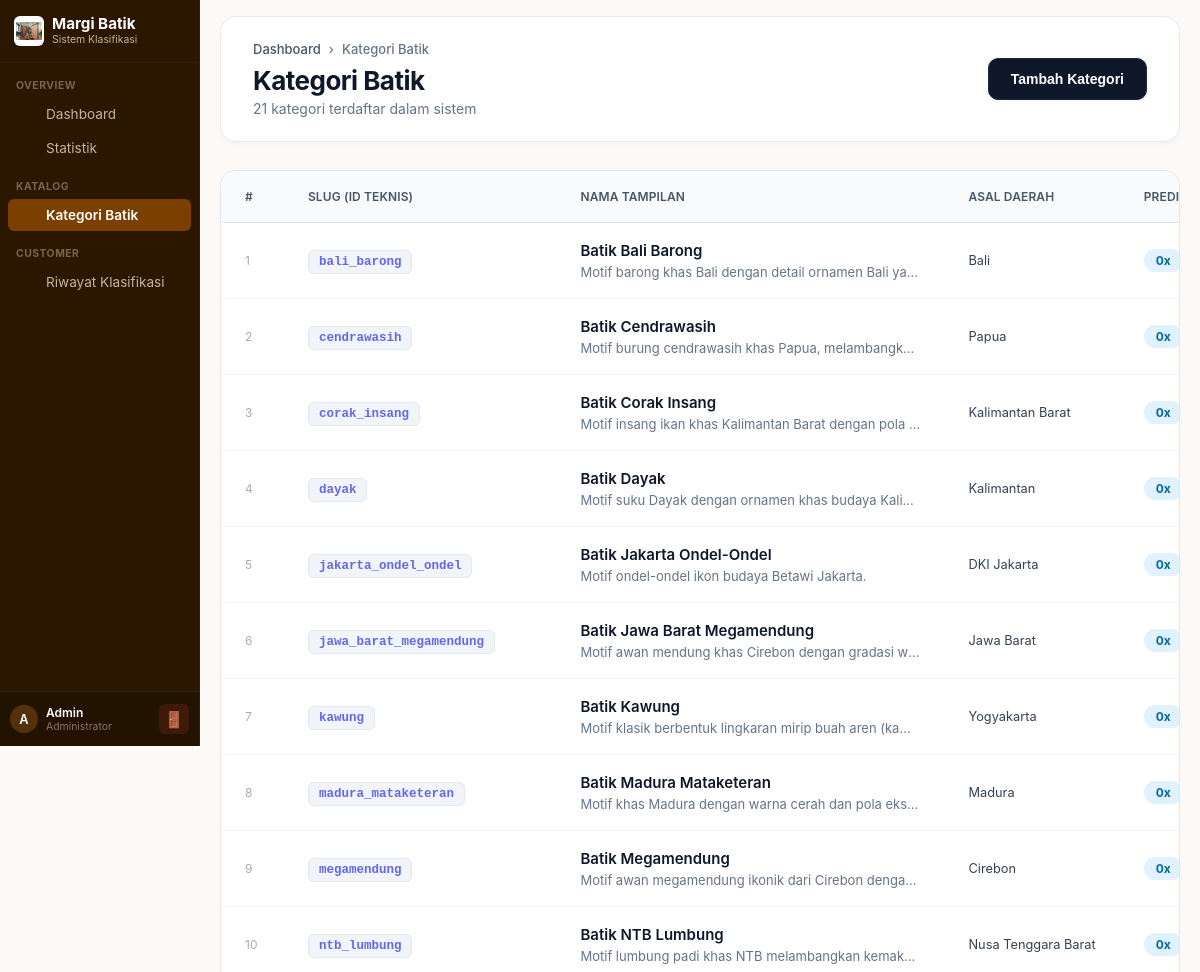
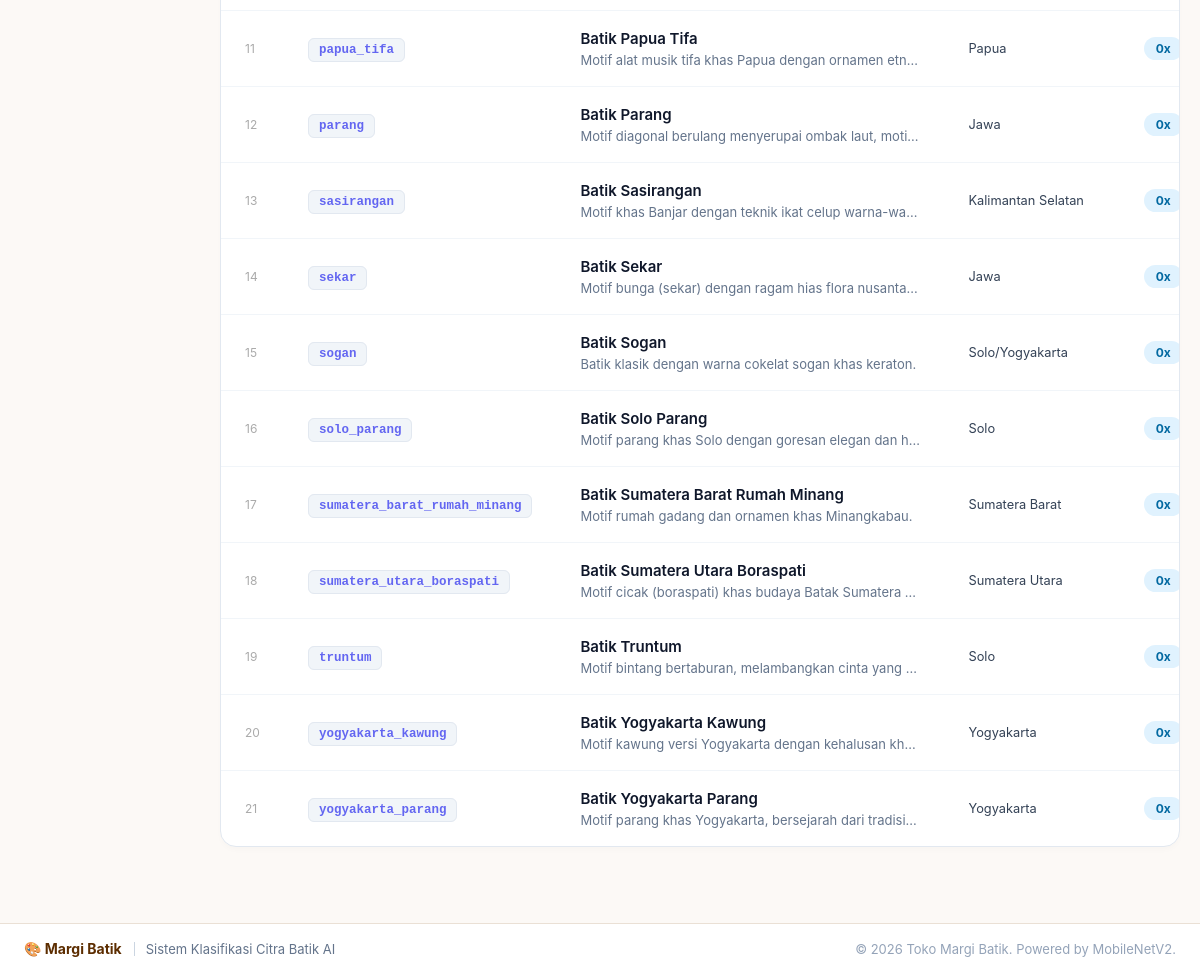
Before: /website/admin/kategori_batik.php with the older database file (2 pictures, top to bottom).
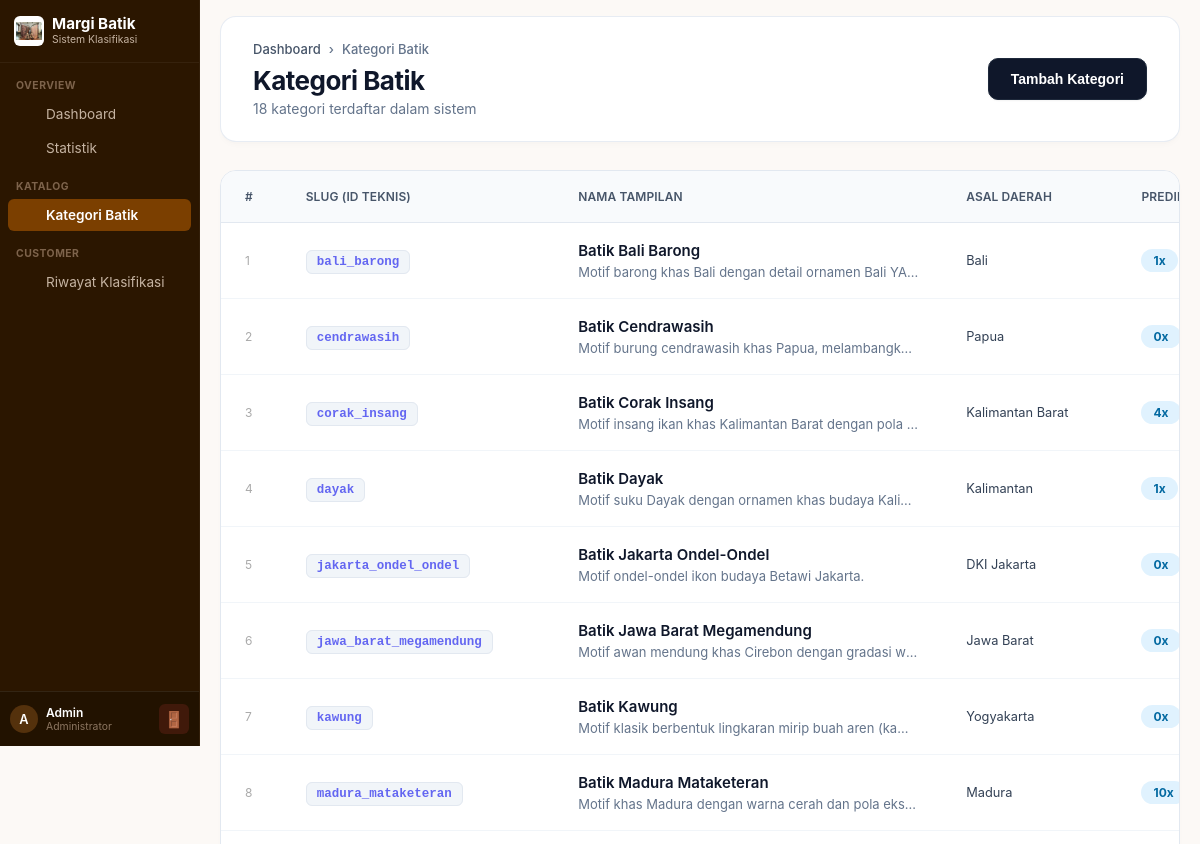
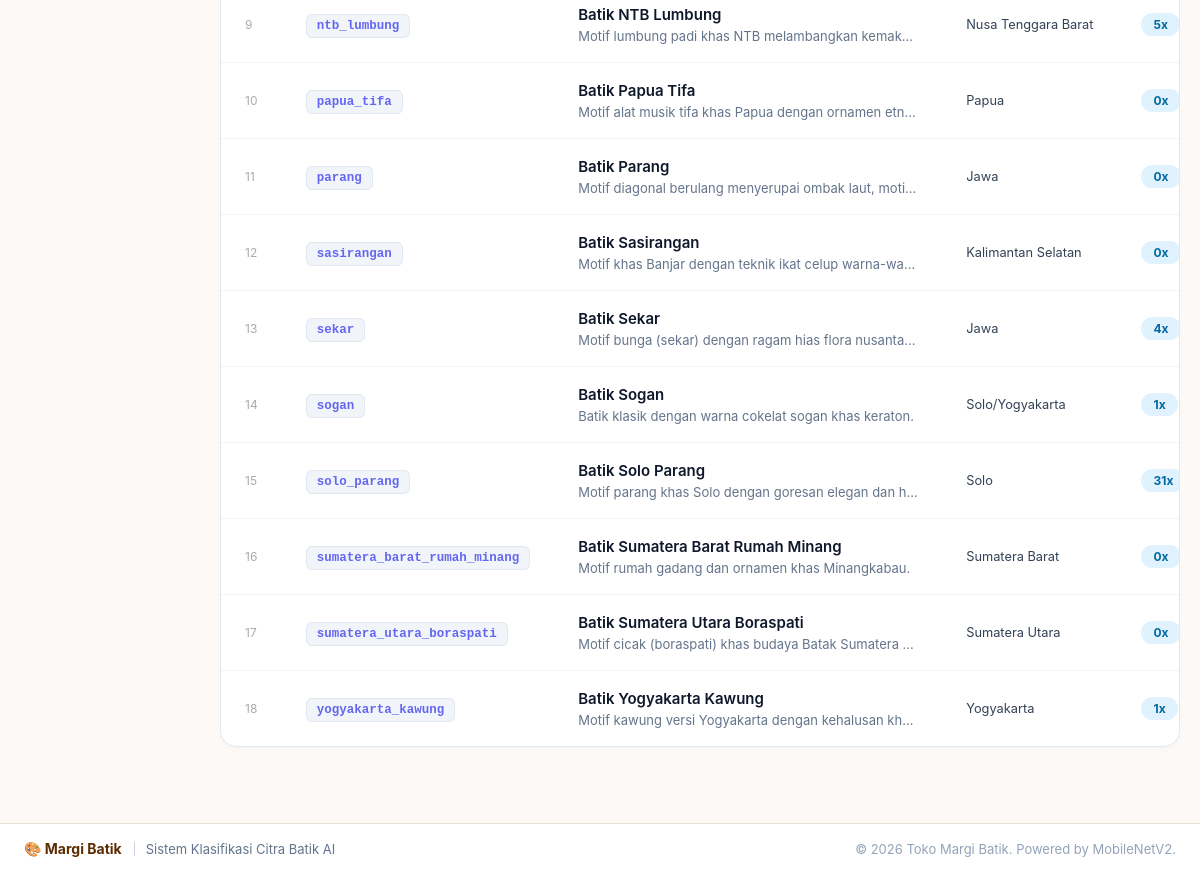
After: the same page with the newer database file (2 pictures, top to bottom).
### tables this page shows
CREATE TABLE IF NOT EXISTS `batik_categories` (
  `id` int unsigned NOT NULL AUTO_INCREMENT,
  `slug` varchar(100) NOT NULL,
  `name` varchar(150) NOT NULL,
  `description` text,
  `image` varchar(255) DEFAULT NULL,
  `origin_region` varchar(100) DEFAULT NULL,
  `cultural_notes` text,
  `thumbnail` varchar(255) DEFAULT NULL,
  `is_active` tinyint(1) NOT NULL DEFAULT '1',
  `created_at` datetime NOT NULL DEFAULT CURRENT_TIMESTAMP,
  `updated_at` datetime NOT NULL DEFAULT CURRENT_TIMESTAMP ON UPDATE CURRENT_TIMESTAMP,
  `image_path` varchar(255) DEFAULT NULL,
  PRIMARY KEY (`id`),
  UNIQUE KEY `uq_categories_slug` (`slug`),
  KEY `idx_categories_active` (`is_active`)
);

### website/config/database.php (called while the page is built, shortened)
<?php
function getDB(): PDO {
    static $pdo = null;
    if ($pdo === null) {
        $dsn = sprintf(
            'mysql:host=%s;port=%s;dbname=%s;charset=%s',
            DB_HOST, DB_PORT, DB_NAME, DB_CHARSET
        );
        $options = [
            PDO::ATTR_ERRMODE            => PDO::ERRMODE_EXCEPTION,
            PDO::ATTR_DEFAULT_FETCH_MODE => PDO::FETCH_ASSOC,
            PDO::ATTR_EMULATE_PREPARES   => false,
            PDO::MYSQL_ATTR_INIT_COMMAND => "SET NAMES utf8mb4 COLLATE utf8mb4_unicode_ci"
        ];
        try {
            $pdo = new PDO($dsn, DB_USER, DB_PASS, $options);
        } catch (PDOException $e) {
            error_log("Database connection failed: " . $e->getMessage());
            die(json_encode([
                'success' => false,
                'error'   => 'Koneksi database gagal. Hubungi administrator.'
            ]));
        }
    }
    return $pdo;
}
function dbQuery(string $sql, array $params = []): array {
    $stmt = getDB()->prepare($sql);
    $stmt->execute($params);
    return $stmt->fetchAll();
}

### website/admin/kategori_batik.php (the view, shortened to what this page needs)
<?php
require_once __DIR__ . '/../config/database.php';
$categories = dbQuery(
    "SELECT bc.*,
            COUNT(ch.id) AS total_predictions
     FROM batik_categories bc
     LEFT JOIN classification_history ch ON bc.slug = ch.predicted_class
     GROUP BY bc.id
     ORDER BY bc.name ASC"
) ?? [];
?>
<!DOCTYPE html>
<html lang="id">
<head>
    <link href="/BATIK_CLASSIFICATION_SYSTEM/website/assets/css/dashboard.css" rel="stylesheet">
    <link href="/BATIK_CLASSIFICATION_SYSTEM/website/assets/css/kategori_batik.css" rel="stylesheet">
</head>
<body>
<div class="admin-wrapper">
    <?php include __DIR__ . '/../includes/sidebar_admin.php'; ?>
    <div class="admin-main">
        <div class="admin-content">
            <div class="page-header">
                <div class="page-header-left">
                    <div>
                        <div class="breadcrumb">
                            <a href="dashboard.php">Dashboard</a>
                            <span>›</span>
                            <span>Kategori Batik</span>
                        </div>
                        <h1 class="page-title">Kategori Batik</h1>
                        <p class="page-subtitle"><?= count($categories) ?> kategori terdaftar dalam sistem</p>
                    </div>
                    <button type="button" id="openAddModal" class="btn-batik">
                        Tambah Kategori
                    </button>
                </div>
            </div>
            <div class="category-container">
                <div class="table-wrapper">
                    <table class="prediction-table">
                        <thead>
                            <tr>
                                <th>#</th>
                                <th>Slug (ID Teknis)</th>
                                <th>Nama Tampilan</th>
                                <th>Asal Daerah</th>
                                <th>Prediksi</th>
                            </tr>
                        </thead>
                        <tbody>
                            <?php if (!empty($categories)): ?>
                                <?php foreach ($categories as $i => $cat): ?>
                                <tr>
                                    <td style="color:#aaa; font-size:12px; width: 40px;"><?= $i + 1 ?></td>
                                    <td>
                                        <code class="slug-code"><?= htmlspecialchars($cat['slug']) ?></code>
                                    </td>
                                    <td>
                                        <div class="category-name"><?= htmlspecialchars($cat['name']) ?></div>
                                        <?php if ($cat['description']): ?>
                                        <div class="category-desc" title="<?= htmlspecialchars($cat['description']) ?>">
                                            <?= htmlspecialchars($cat['description']) ?>
                                        </div>
                                        <?php endif; ?>
                                    </td>
                                    <td><?= htmlspecialchars($cat['origin_region'] ?? '—') ?></td>
                                    <td>
                                        <span class="prediction-count">
                                            <?= number_format($cat['total_predictions']) ?>x
                                        </span>
                                    </td>
                                </tr>
                                <?php endforeach; ?>
                            <?php else: ?>
                                <tr>
                                    <td colspan="6" style="text-align: center; color: #888; font-style: italic; padding: 20px;">Belum ada data kategori batik.</td>
                                </tr>
                            <?php endif; ?>
                        </tbody>
                    </table>
                </div>
            </div>
        </div>
        <?php include __DIR__ . '/../includes/footer.php'; ?>
    </div>
</div>
</body>
</html>

### website/includes/sidebar_admin.php (shortened to what this page needs)
<?php
$current_page = basename($_SERVER['PHP_SELF']);
$sections = [
    'overview' => [
        'label' => 'Overview',
        'items' => [
            ['url' => 'dashboard.php', 'icon' => '', 'label' => 'Dashboard'],
            ['url' => 'statistik.php', 'icon' => '', 'label' => 'Statistik'],
        ]
    ],
    'catalog' => [
        'label' => 'Katalog',
        'items' => [
            ['url' => 'kategori_batik.php', 'icon' => '', 'label' => 'Kategori Batik'],
        ]
    ],
    'customers' => [
        'label' => 'Customer',
        'items' => [
            ['url' => 'riwayat_customer.php', 'icon' => '', 'label' => 'Riwayat Klasifikasi'],
        ]
    ],
];
?>
<aside class="admin-sidebar" id="adminSidebar">
    <div class="sidebar-brand">
        <link href="/BATIK_CLASSIFICATION_SYSTEM/website/assets/css/sidebar_admin.css" rel="stylesheet">
        <img src="/BATIK_CLASSIFICATION_SYSTEM/website/assets/images/logo.png" class="sidebar-img" alt="Logo Margi Batik">
        <div style="flex: 1;">
            <div class="sidebar-brand-name">Margi Batik</div>
            <div class="sidebar-brand-sub">Sistem Klasifikasi</div>
        </div>
    </div>
    <nav class="sidebar-nav">
        <?php foreach ($sections as $key => $section): ?>
        <div class="sidebar-section">
            <div class="sidebar-section-label"><?= $section['label'] ?></div>
            <?php foreach ($section['items'] as $item): ?>
            <a href="/BATIK_CLASSIFICATION_SYSTEM/website/admin/<?= $item['url'] ?>"
               class="sidebar-link <?= $current_page === $item['url'] ? 'active' : '' ?>">
                <span><?= $item['label'] ?></span>
            </a>
            <?php endforeach; ?>
        </div>
        <?php endforeach; ?>
    </nav>
    <div class="sidebar-footer">
        <div class="sidebar-user">
            <div class="avatar-circle-sm">
                <?= strtoupper(substr($_SESSION['user_name'] ?? 'A', 0, 1)) ?>
            </div>
            <div class="sidebar-user-info">
                <div class="sidebar-user-name"><?= htmlspecialchars($_SESSION['user_name'] ?? 'Admin') ?></div>
                <div class="sidebar-user-role">Administrator</div>
            </div>
        </div>
        <a href="/BATIK_CLASSIFICATION_SYSTEM/website/admin/logout.php"
           class="sidebar-logout"
           onclick="return confirm('Yakin ingin keluar?')"
           title="Logout">
            <span class="logout-icon">🚪</span>
        </a>
    </div>
</aside>

### website/includes/footer.php (shortened to what this page needs)
<footer class="site-footer">
    <link href="/BATIK_CLASSIFICATION_SYSTEM/website/assets/css/footer.css" rel="stylesheet">
    <div class="footer-container">
        <div class="footer-left">
            <span class="footer-brand">
                🎨 Margi Batik
            </span>
            <span class="footer-text">
                Sistem Klasifikasi Citra Batik AI
            </span>
        </div>
        <div class="footer-right">
            <span class="footer-copy">
                &copy; <?= date('Y') ?> Toko Margi Batik.
                Powered by MobileNetV2.
            </span>
        </div>
    </div>
</footer>

### website/assets/css/dashboard.css (style rules this page uses)
*, *::before, *::after { box-sizing: border-box; margin: 0; padding: 0; }
body { font-family: 'Inter', -apple-system, BlinkMacSystemFont, "Segoe UI", Roboto, sans-serif; background-color: #fcf9f6; color: #333333; -webkit-font-smoothing: antialiased; }
.admin-wrapper { display: flex; min-height: 100vh; width: 100%; position: relative; }
.admin-main { flex: 1; display: flex; flex-direction: column; min-width: 0; background: #fcf9f6; }
@media (min-width: 769px) { .admin-main { margin-left: 200px !important; width: calc(100% - 200px); } }
.admin-content { padding: 16px 20px; flex: 1; max-width: 1400px; width: 100%; margin: 0 auto; }
.page-header { margin-bottom: 16px; }
.page-title { display: flex; align-items: center; gap: 8px; font-size: 1.4rem; font-weight: 700; color: #5C2D00; margin-bottom: 2px; letter-spacing: -0.3px; }
.page-subtitle { color: #6c757d; font-size: 0.8rem; }
.table-wrapper { overflow-x: auto; -webkit-overflow-scrolling: touch; }
.prediction-table { width: 100%; border-collapse: collapse; white-space: nowrap; }
.prediction-table th { background: #fbf9f6; color: #5C2D00; text-align: left; padding: 10px 16px; font-size: 0.75rem; font-weight: 600; text-transform: uppercase; letter-spacing: 0.5px; border-bottom: 2px solid #f0eae4; }
.prediction-table td { padding: 10px 16px; border-bottom: 1px solid #f0eae4; font-size: 0.8rem; color: #4a4a4a; vertical-align: middle; }
.prediction-table tr:last-child td { border-bottom: none; }

### website/assets/css/kategori_batik.css (style rules this page uses)
.page-header { background: #ffffff; padding: 24px 32px; border-radius: 16px; margin-bottom: 28px; border: 1px solid rgba(226, 232, 240, 0.8); box-shadow: 0 4px 6px -1px rgba(0, 0, 0, 0.02), 0 2px 4px -1px rgba(0, 0, 0, 0.01); }
.page-header-left { display: flex; justify-content: space-between; align-items: center; flex-wrap: wrap; gap: 20px; }
.breadcrumb { font-size: 13px; color: #64748b; margin-bottom: 8px; display: flex; align-items: center; gap: 8px; font-weight: 500; }
.breadcrumb a { color: #475569; text-decoration: none; transition: color 0.2s ease; }
.page-title { font-size: 26px; font-weight: 700; color: #0f172a; letter-spacing: -0.02em; margin: 0 0 4px 0; }
.page-subtitle { font-size: 14px; color: #64748b; margin: 0; }
.btn-batik { background: #0f172a; color: #ffffff; border: 1px solid #1e293b; padding: 12px 22px; font-size: 14px; font-weight: 600; border-radius: 10px; cursor: pointer; display: flex; align-items: center; gap: 8px; box-shadow: 0 1px 2px rgba(0, 0, 0, 0.05); transition: all 0.2s cubic-bezier(0.4, 0, 0.2, 1); }
.category-container { background: #ffffff; border-radius: 16px; border: 1px solid #e2e8f0; box-shadow: 0 4px 6px -1px rgba(0, 0, 0, 0.02); overflow: hidden; margin-bottom: 40px; }
.table-wrapper { overflow-x: auto; }
.prediction-table { width: 100%; border-collapse: collapse; text-align: left; font-size: 14px; }
.prediction-table th { background-color: #f8fafc; color: #475569; font-weight: 600; padding: 18px 24px; border-bottom: 1px solid #e2e8f0; white-space: nowrap; letter-spacing: 0.01em; }
.prediction-table td { padding: 18px 24px; border-bottom: 1px solid #f1f5f9; color: #334155; vertical-align: middle; }
.prediction-table tbody tr { transition: background-color 0.2s ease; }
.prediction-table tbody tr:last-child td { border-bottom: none; }
.slug-code { background-color: #f1f5f9; color: #6366f1; padding: 4px 10px; border-radius: 6px; font-family: 'JetBrains Mono', 'Fira Code', Menlo, monospace; font-size: 12.5px; font-weight: 600; border: 1px solid #e2e8f0; }
.category-name { font-size: 15px; font-weight: 600; color: #0f172a; margin-bottom: 4px; }
.category-desc { font-size: 13px; color: #64748b; max-width: 340px; white-space: nowrap; overflow: hidden; text-overflow: ellipsis; }
.prediction-count { background-color: #e0f2fe; color: #0369a1; padding: 4px 12px; border-radius: 9999px; font-size: 12px; font-weight: 700; }

Changed rows visible on the page:
removed batik_categories: slug "megamendung", name "Batik Megamendung", description "Motif awan megamendung ikonik dari Cirebon denga…", origin_region "Cirebon", total_predictions "0"
removed batik_categories: slug "truntum", name "Batik Truntum", description "Motif bintang bertaburan, melambangkan cinta yang…", origin_region "Solo", total_predictions "0"
removed batik_categories: slug "yogyakarta_parang", name "Batik Yogyakarta Parang", description "Motif parang khas Yogyakarta, bersejarah dari tradisi…", origin_region "Yogyakarta", total_predictions "0"
changed batik_categories "Batik Bali Barong": description "Motif barong khas Bali dengan detail ornamen Bali ya…" → "Motif barong khas Bali dengan detail ornamen Bali YA…"; total_predictions "0" → "1"
changed batik_categories "Batik Corak Insang": total_predictions "0" → "4"
changed batik_categories "Batik Dayak": total_predictions "0" → "1"
changed batik_categories "Batik Madura Mataketeran": total_predictions "0" → "10"
changed batik_categories "Batik NTB Lumbung": total_predictions "0" → "5"
changed batik_categories "Batik Sekar": total_predictions "0" → "4"
changed batik_categories "Batik Sogan": total_predictions "0" → "1"
changed batik_categories "Batik Solo Parang": total_predictions "0" → "31"
changed batik_categories "Batik Yogyakarta Kawung": total_predictions "0" → "1"
Other visible differences:
count($categories): "21" → "18"
